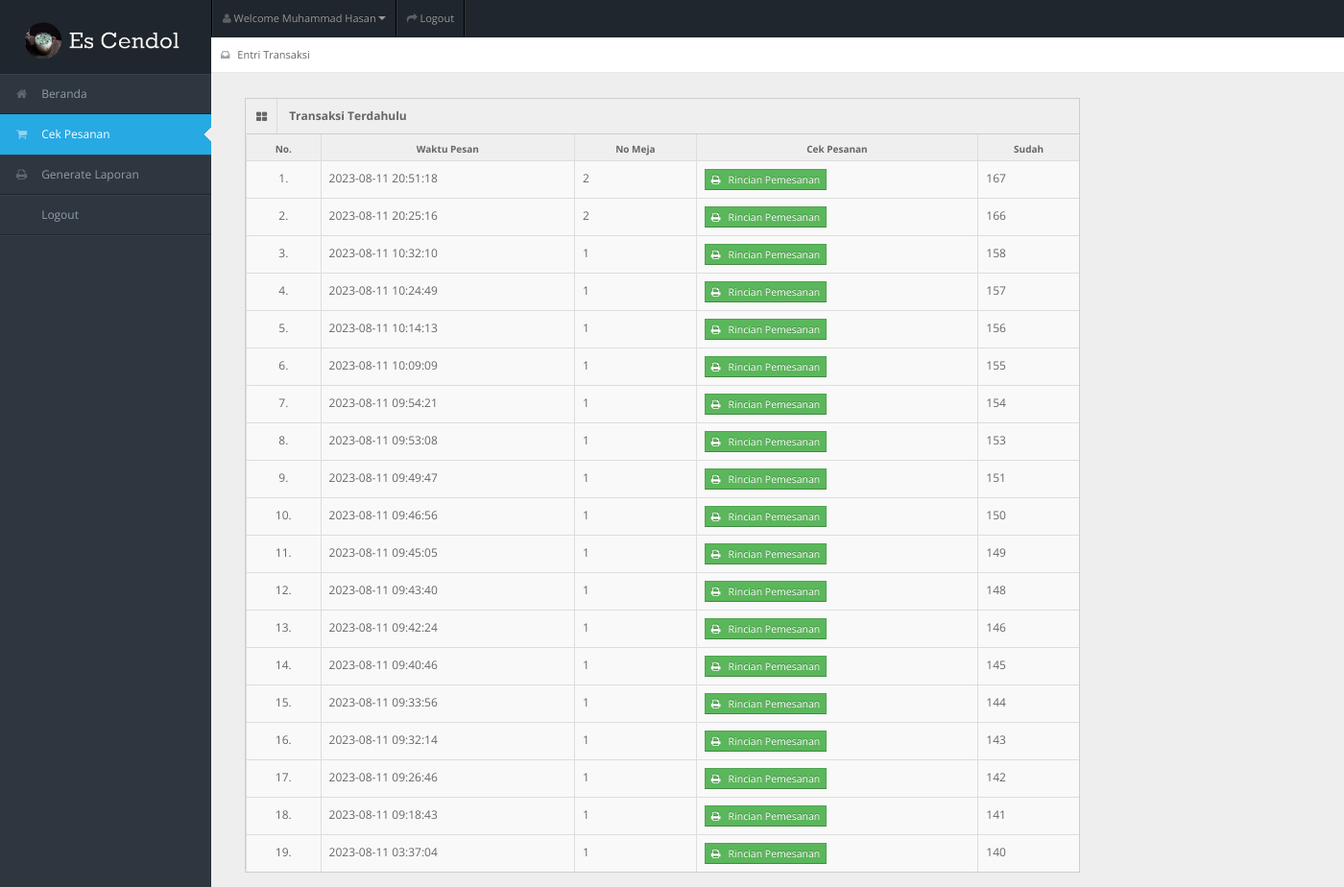
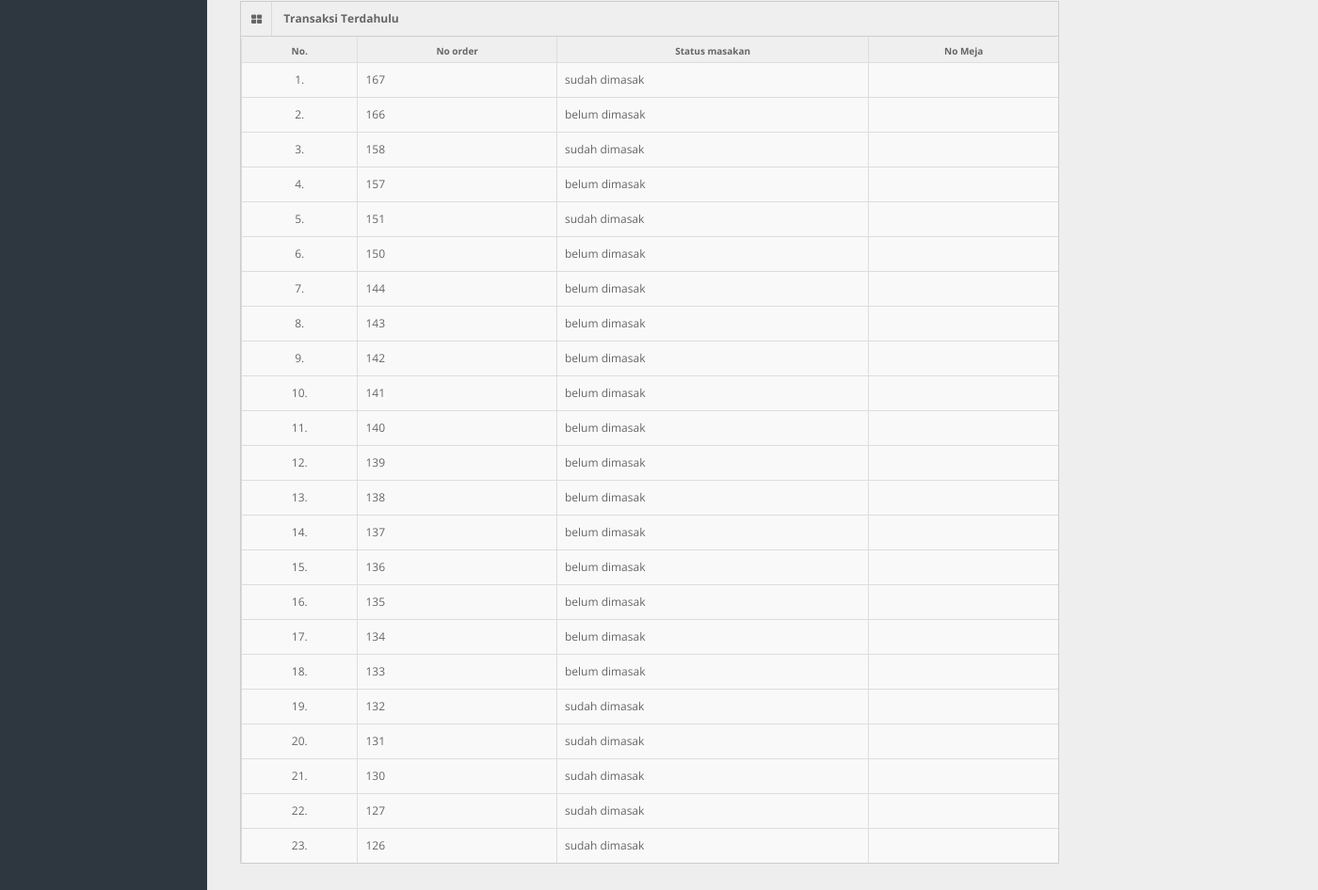
The app's page /status_masak.php (signed in) with its own data (2 pictures, top to bottom).
### tables this page shows
CREATE TABLE `tb_user` (
  `id_user` int(11) NOT NULL AUTO_INCREMENT,
  `username` varchar(150) NOT NULL,
  `password` varchar(150) NOT NULL,
  `nama_user` varchar(150) NOT NULL,
  `id_level` int(11) NOT NULL,
  `status` varchar(150) NOT NULL,
  PRIMARY KEY (`id_user`),
  UNIQUE KEY `username` (`username`),
  KEY `id_level` (`id_level`),
  CONSTRAINT `tb_user_ibfk_1` FOREIGN KEY (`id_level`) REFERENCES `tb_level` (`id_level`)
);

CREATE TABLE `tb_order` (
  `id_order` int(11) NOT NULL AUTO_INCREMENT,
  `id_admin` int(11) DEFAULT NULL,
  `id_pengunjung` int(11) NOT NULL,
  `waktu_pesan` datetime NOT NULL,
  `total_harga` varchar(150) NOT NULL,
  `uang_bayar` varchar(150) DEFAULT NULL,
  `uang_kembali` varchar(150) DEFAULT NULL,
  `status_order` varchar(150) NOT NULL,
  `status_masakan` varchar(150) NOT NULL,
  PRIMARY KEY (`id_order`),
  KEY `id_admin` (`id_admin`),
  KEY `id_pengunjung` (`id_pengunjung`),
  KEY `id_admin_2` (`id_admin`)
);

CREATE TABLE `tb_dapur` (
  `id_order` int(11) NOT NULL,
  `status_masakan` varchar(150) NOT NULL
);

### status_masak.php (the view, shortened to what this page needs)
<!DOCTYPE html>
<?php
include "connection/koneksi.php";
$id = $_SESSION['id_user'];
if(isset ($_SESSION['username'])){
  $query = "select * from tb_user natural join tb_level where id_user = $id";
  mysqli_query($conn, $query);
  $sql = mysqli_query($conn, $query);
  while($r = mysqli_fetch_array($sql)){
?>
<html lang="en">
<head>
<link rel="stylesheet" href="template/dashboard/css/bootstrap.min.css" />
<link rel="stylesheet" href="template/dashboard/css/bootstrap-responsive.min.css" />
<link rel="stylesheet" href="template/dashboard/css/fullcalendar.css" />
<link rel="stylesheet" href="template/dashboard/css/matrix-style.css" />
<link rel="stylesheet" href="template/dashboard/css/matrix-media.css" />
<link href="template/dashboard/font-awesome/css/font-awesome.css" rel="stylesheet" />
<link rel="stylesheet" href="template/dashboard/css/jquery.gritter.css" />
</head>
<body>
<div id="header">
  <h1><a href="entri_transaksi.php">Entri Transaksi</a></h1>
</div>
<div id="user-nav" class="navbar navbar-inverse">
  <ul class="nav">
    <li  class="dropdown" id="profile-messages" ><a title="" href="#" data-toggle="dropdown" data-target="#profile-messages" class="dropdown-toggle"><i class="icon icon-user"></i>  <span class="text">Welcome <?php echo $r['nama_user'];?></span><b class="caret"></b></a>
    </li>
    <li class=""><a title="" href="logout.php"><i class="icon icon-share-alt"></i> <span class="text">Logout</span></a></li>
  </ul>
</div>
<div id="sidebar"><a href="entri_referensi.php" class="visible-phone"><i class="icon icon-inbox"></i> <span>Entri Transaksi</span></a>
  <ul>
    <?php
    if($r['id_level'] == 1){
  ?>
    <li> <a href="beranda.php"><i class="icon icon-home"></i> <span>Beranda</span></a> </li>
    <li> <a href="entri_referensi.php"><i class="icon icon-tasks"></i> <span>Entri Referensi</span></a> </li>
    <li> <a href="#"><i class="icon icon-shopping-cart"></i> <span>Entri Order</span></a> </li>
    <li class="active"> <a href="entri_transaksi.php"><i class="icon icon-inbox"></i> <span>Entri Transaksi</span></a> </li>
    <li> <a href="generate_laporan.php"><i class="icon icon-print"></i> <span>Generate Laporan</span></a> </li>
    <li> <a href="logout.php"><i class="icon icon-sign-out"></i> <span>Logout</span></a> </li>
  <?php
    } else if($r['id_level'] == 2){
  ?>
    <li> <a href="beranda.php"><i class="icon icon-home"></i> <span>Beranda</span></a> </li>
    <li class="active"> <a href="status_masak.php"><i class="icon icon-shopping-cart"></i> <span>Cek Pesanan</span></a> </li>
    <li> <a href="generate_laporan.php"><i class="icon icon-print"></i> <span>Generate Laporan</span></a> </li>
    <li> <a href="logout.php"><i class="icon icon-sign-out"></i> <span>Logout</span></a> </li>
  <?php
    } else if($r['id_level'] == 3){
  ?>
    <li><a href="beranda.php"><i class="icon icon-home"></i> <span>Beranda</span></a> </li>
    <li> <a href="entri_transaksi.php"><i class="icon icon-inbox"></i> <span>Entri Transaksi</span></a> </li>
    <li> <a href="generate_laporan.php"><i class="icon icon-print"></i> <span>Generate Laporan</span></a> </li>
    <li> <a href="logout.php"><i class="icon icon-sign-out"></i> <span>Logout</span></a> </li>
  <?php
    } else if($r['id_level'] == 4){
  ?>
    <li> <a href="beranda.php"><i class="icon icon-home"></i> <span>Beranda</span></a> </li>
    <li> <a href="entri_referensi.php"><i class="icon icon-tasks"></i> <span>Entri Referensi</span></a> </li>
    <li  class="active"> <a href="cek_makan.php"><i class="icon icon-tasks"></i> <span>Cek Pesanan</span></a> </li>
    <li> <a href="logout.php"><i class="icon icon-sign-out"></i> <span>Logout</span></a> </li>
  <?php
    } else if($r['id_level'] == 5){
  ?>
    <li> <a href="beranda.php"><i class="icon icon-home"></i> <span>Beranda</span></a> </li>
    <li> <a href="#"><i class="icon icon-shopping-cart"></i> <span>Entri Order</span></a> </li>
    <li> <a href="logout.php"><i class="icon icon-sign-out"></i> <span>Logout</span></a> </li>
  <?php
    }
  ?>
  </ul>
</div>
<div id="content">
  <div id="content-header">
    <div id="breadcrumb"> <a href="entri_transaksi.php" title="Go to here" class="tip-bottom"><i class="icon icon-inbox"></i> Entri Transaksi</a></div>
  </div>
  <div class="container">
    <div class="row-fluid">
    <?php
      if($r['id_level'] == 1 || $r['id_level'] == 2){
    ?>
      <div class="span9">
        <div class="widget-box">
          <div class="widget-title bg_lg"><span class="icon"><i class="icon-th-large"></i></span>
            <h5>Transaksi Terdahulu</h5>
          </div>
          <div class="widget-content nopadding" >
            <table class="table table-bordered table-invoice-full">
              <thead>
                <tr>
                  <th class="head0">No.</th>
                  <th class="head0">Waktu Pesan</th>
                  <th class="head0">No Meja</th>
                  <th class="head0 right">Cek Pesanan</th>
                  <th class="head0 right">Sudah</th>
                </tr>
              </thead>
              <tbody>
                <?php
                  $nomor = 1;
                  $query_sudah_order = "select * from tb_order left join tb_user on tb_order.id_pengunjung = tb_user.id_user where status_order = 'sudah bayar' order by id_order desc";
                  $sql_sudah_order = mysqli_query($conn, $query_sudah_order);
                  while($r_sudah_order = mysqli_fetch_array($sql_sudah_order)){
                ?>
                <tr>
                  <td><center><?php echo $nomor++; ?>. </center></td>
                  <td><?php echo $r_sudah_order['waktu_pesan'];?></td>
                  <td><?php echo $r_sudah_order['nama_user'];?></td>
                  <td>
                    <form action="" method="post">
                      <a target='_blank' href="detail_transaksi.php?konten=<?php echo $r_sudah_order['id_order'];?>" class="btn btn-mini btn-success">
                        <i class='icon icon-print'></i>
                        &nbsp; Rincian Pemesanan
                      </a>
                      <td><?php echo $r_sudah_order['id_order'];?></td>
                    </form>
                  </td>
                </tr>
                <?php
                  }
                ?>
              </tbody>
            </table>
          </div>
        </div>
            <div class="widget-box">
          <div class="widget-title bg_lg"><span class="icon"><i class="icon-th-large"></i></span>
            <h5>Transaksi Terdahulu</h5>
          </div>
          <div class="widget-content nopadding" >
            <table class="table table-bordered table-invoice-full">
              <thead>
                <tr>
                  <th class="head0">No.</th>
                  <th class="head0">No order</th>
                  <th class="head0">Status masakan</th>
                  <th class="head0">No Meja</th>
                </tr>
              </thead>
              <tbody>
                <?php
                  $nomor = 1;
                  $query_sudah_order = "select * from tb_dapur left join tb_user on tb_dapur.id_order = tb_user.id_user where status_masakan IN ('sudah dimasak', 'belum dimasak') order by id_order desc";
                  $sql_sudah_order = mysqli_query($conn, $query_sudah_order);
                  while($r_sudah_order = mysqli_fetch_array($sql_sudah_order)){
                ?>
                <tr>
                  <td><center><?php echo $nomor++; ?>. </center></td>
                  <td><?php echo $r_sudah_order['id_order'];?></td>
                  <td><?php echo $r_sudah_order['status_masakan'];?></td>
                  <td><?php echo $r_sudah_order['nama_user'];?></td>
                </tr>
                <?php
                  }
                }
                ?>
              </tbody>
            </table>
          </div>
        </div>
      </div>
      <?php
        }
      ?>
    </div>
  </div>
</div>
</body>
</html>
<?php
  }
 else {
  header('location: logout.php');
}
?>

### template/dashboard/css/matrix-style.css (style rules this page uses)
* { outline:none !important; -moz-outline: none !important; }
html, body { height:100% }
body { overflow-x: hidden; margin-top: -10px; font-family: 'Open Sans', sans-serif; font-size:12px; color:#666; }
a { color:#666; }
select, textarea, input[type="text"], input[type="password"], input[type="datetime"], input[type="datetime-local"], input[type="date"], input[type="month"], input[type="time"], input[type="week"], input[type="number"], input[type="email"], input[type="url"], input[type="search"], input[type="tel"], input[type="color"], .uneditable-input, .label, .dropdown-menu, .btn, .well, .progress, .table-bordered, .btn-group > .btn:first-child, .btn-group > .btn:last-child, .btn-group > .btn:last-child, .btn-group > .dropdown-toggle, .alert { border-radius:0px; }
.btn, textarea, input[type="text"], input[type="password"], input[type="datetime"], input[type="datetime-local"], input[type="date"], input[type="month"], input[type="time"], input[type="week"], input[type="number"], input[type="email"], input[type="url"], input[type="search"], input[type="tel"], input[type="color"], .uneditable-input { box-shadow:none; }
.progress, .progress-success .bar, .progress .bar-success, .progress-warning .bar, .progress .bar-warning, .progress-danger .bar, .progress .bar-danger, .progress-info .bar, .progress .bar-info, .btn, .btn-primary { background-image:none; }
.bg_lg { background:#28b779; }
#header { height: 77px; position: relative; width: 100%; z-index: -9; }
#header h1 { background: url("../img/logo.png") no-repeat scroll 0 0 transparent; background-size: 170px; height: 270px; left: 20px; line-height: 600px; overflow: hidden; position: relative; top: 20px; width: 191px; }
#header h1 a { display: block; }
#user-nav { position: absolute; left: 220px; top:0px; z-index: 20; margin: 0; }
#user-nav > ul { margin: 0; padding: 0; list-style: none; border-right: 1px solid #2e363f;border-left: 1px solid #000; }
#user-nav > ul > li { float: left; list-style-type: none; margin: 0; position: relative; padding: 0; border-left: 1px solid #2e363f; border-right: 1px solid #000; }
#user-nav > ul > li > a { padding:9px 10px; display: block; font-size: 11px; }
#user-nav > ul > li > a > i, #sidebar li a i { opacity: .5; margin-top: 2px; }
#sidebar { display: block; float: left; position: relative; width: 220px; z-index: 16; }
#sidebar > ul { list-style: none; margin: 0px 0 0; padding: 0; position: absolute; width: 220px; }
#sidebar > ul > li { display: block; position: relative; }
#sidebar > ul > li > a { padding: 10px 0 10px 15px; display: block; color: #939da8; }
#sidebar > ul > li > a > i { margin-right: 10px; }
#sidebar > ul > li.active > a { background: url("../img/menu-active.png") no-repeat scroll right center transparent !important; text-decoration:none; }
#content { background: none repeat scroll 0 0 #eeeeee; margin-left: 220px; margin-right: 0; padding-bottom: 25px; position: relative; min-height:100%; width: auto; }
#content-header { position: abslute; width: 100%; margin-top: -38px; z-index: 20; }
#breadcrumb { background-color: #fff; border-bottom: 1px solid #e3ebed; }
#breadcrumb a { padding: 8px 20px 8px 10px; display: inline-block; background-image: url('../img/breadcrumb.png'); background-position: center right; background-repeat: no-repeat; font-size: 11px; color: #666666; }
#breadcrumb a:last-child { background-image:none; }
#breadcrumb a i { margin-right: 5px; opacity: .6; }
.stat-boxes .peity_bar_good, .stat-boxes .peity_line_good, { color: #459D1C; }
.widget-box { background: none repeat scroll 0 0 #F9F9F9; border-left: 1px solid #CDCDCD; border-top: 1px solid #CDCDCD; border-right: 1px solid #CDCDCD; clear: both; margin-top: 16px; margin-bottom: 16px; position: relative; }
.widget-title, .modal-header, .table th, div.dataTables_wrapper .ui-widget-header { background:#efefef; border-bottom: 1px solid #CDCDCD; height: 36px; }
.widget-title span.icon { padding: 9px 10px 7px 11px; float: left; border-right:1px solid #dadada; }
.widget-title h5 { color: #666; float: left; font-size: 12px; font-weight: bold; padding: 12px; line-height: 12px; margin: 0; }
.widget-content { padding:15px; border-bottom: 1px solid #cdcdcd; }
.table th { height: auto; font-size: 10px; padding: 5px 10px 2px; border-bottom: 0; text-align: center; color: #666666; }
.nopadding { padding: 0 !important; }
.nopadding .table { margin-bottom: 0; }
.nopadding .table-bordered { border: 0; }
form { margin-bottom: 0; }

### records on screen
tb_user: nama_user "Muhammad Hasan"
tb_order: waktu_pesan "2023-08-11 20:51:18", tb_user.nama_user "2", id_order "167"
tb_order: waktu_pesan "2023-08-11 20:25:16", tb_user.nama_user "2", id_order "166"
tb_order: waktu_pesan "2023-08-11 10:32:10", tb_user.nama_user "1", id_order "158"
tb_order: waktu_pesan "2023-08-11 10:24:49", tb_user.nama_user "1", id_order "157"
tb_order: waktu_pesan "2023-08-11 10:14:13", tb_user.nama_user "1", id_order "156"
tb_order: waktu_pesan "2023-08-11 10:09:09", tb_user.nama_user "1", id_order "155"
tb_order: waktu_pesan "2023-08-11 09:54:21", tb_user.nama_user "1", id_order "154"
tb_order: waktu_pesan "2023-08-11 09:53:08", tb_user.nama_user "1", id_order "153"
tb_order: waktu_pesan "2023-08-11 09:49:47", tb_user.nama_user "1", id_order "151"
tb_order: waktu_pesan "2023-08-11 09:46:56", tb_user.nama_user "1", id_order "150"
tb_order: waktu_pesan "2023-08-11 09:45:05", tb_user.nama_user "1", id_order "149"
tb_order: waktu_pesan "2023-08-11 09:43:40", tb_user.nama_user "1", id_order "148"
tb_order: waktu_pesan "2023-08-11 09:42:24", tb_user.nama_user "1", id_order "146"
tb_order: waktu_pesan "2023-08-11 09:40:46", tb_user.nama_user "1", id_order "145"
tb_order: waktu_pesan "2023-08-11 09:33:56", tb_user.nama_user "1", id_order "144"
tb_order: waktu_pesan "2023-08-11 09:32:14", tb_user.nama_user "1", id_order "143"
tb_order: waktu_pesan "2023-08-11 09:26:46", tb_user.nama_user "1", id_order "142"
tb_order: waktu_pesan "2023-08-11 09:18:43", tb_user.nama_user "1", id_order "141"
tb_order: waktu_pesan "2023-08-11 03:37:04", tb_user.nama_user "1", id_order "140"
tb_dapur: id_order "167", status_masakan "sudah dimasak"
tb_dapur: id_order "166", status_masakan "belum dimasak"
tb_dapur: id_order "158", status_masakan "sudah dimasak"
tb_dapur: id_order "157", status_masakan "belum dimasak"
tb_dapur: id_order "151", status_masakan "sudah dimasak"
tb_dapur: id_order "150", status_masakan "belum dimasak"
tb_dapur: id_order "144", status_masakan "belum dimasak"
tb_dapur: id_order "143", status_masakan "belum dimasak"
tb_dapur: id_order "142", status_masakan "belum dimasak"
tb_dapur: id_order "141", status_masakan "belum dimasak"
tb_dapur: id_order "140", status_masakan "belum dimasak"
tb_dapur: id_order "139", status_masakan "belum dimasak"
tb_dapur: id_order "138", status_masakan "belum dimasak"
tb_dapur: id_order "137", status_masakan "belum dimasak"
tb_dapur: id_order "136", status_masakan "belum dimasak"
tb_dapur: id_order "135", status_masakan "belum dimasak"
tb_dapur: id_order "134", status_masakan "belum dimasak"
tb_dapur: id_order "133", status_masakan "belum dimasak"
tb_dapur: id_order "132", status_masakan "sudah dimasak"
tb_dapur: id_order "131", status_masakan "sudah dimasak"
tb_dapur: id_order "130", status_masakan "sudah dimasak"
tb_dapur: id_order "127", status_masakan "sudah dimasak"
tb_dapur: id_order "126", status_masakan "sudah dimasak"
